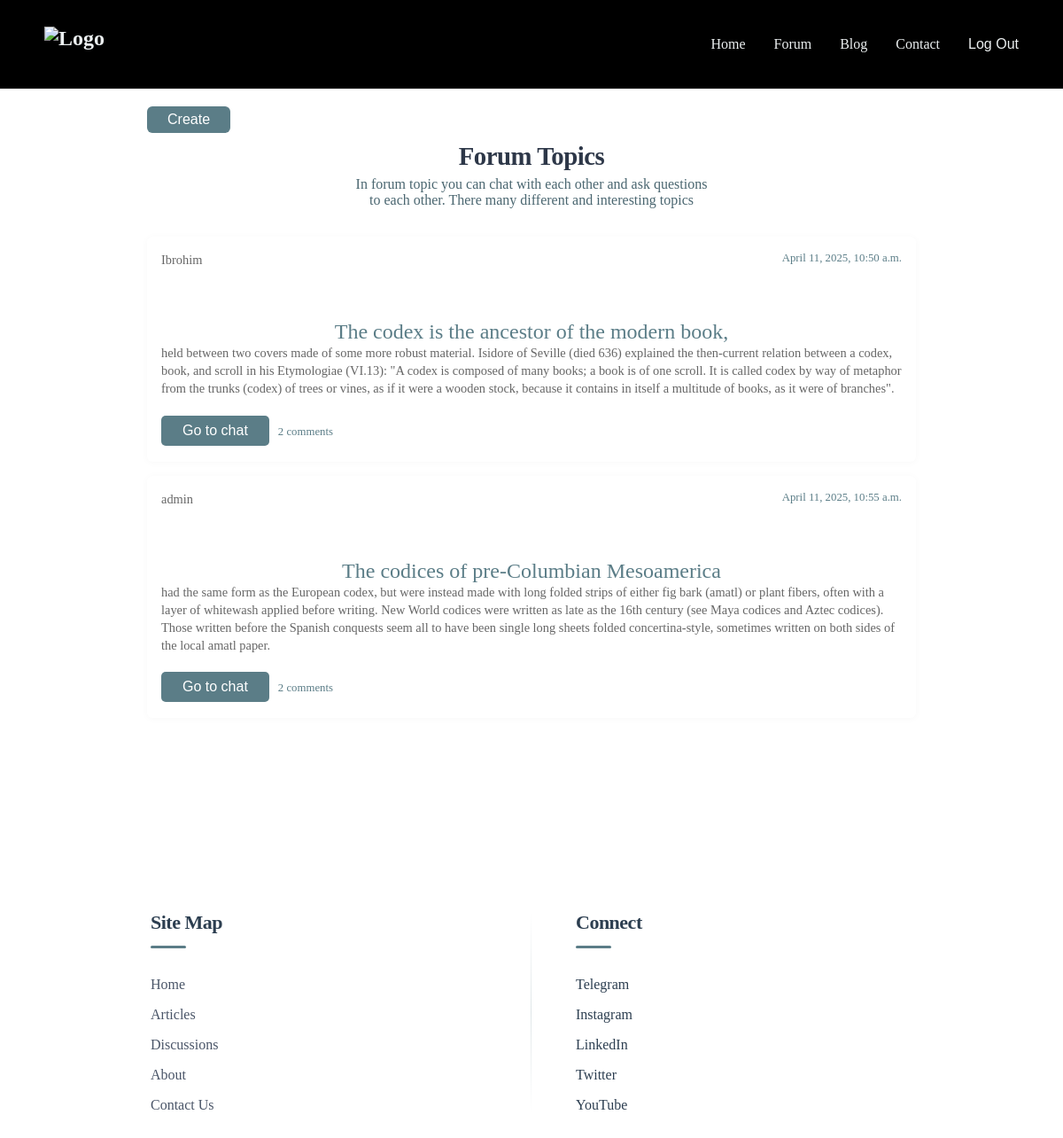
The page /forum/ (signed in) on the database its author committed.
### essayApp/models.py (models this page shows, shortened)
class ForumTopic(models.Model):
    title = models.CharField(max_length=255)  # название темы
    content = models.TextField(blank=True, null=True)  # описание темы
    created_by = models.ForeignKey(User, on_delete=models.CASCADE)  # пользователь, который создал тему
    created_at = models.DateTimeField(auto_now_add=True)  # время создания темы

### essayApp/views.py (the view)
# urls.py: path('forum/', forum, name='forum'),
def forum(request):
    topics = ForumTopic.objects.all()
    for topic in topics:
        topic.comments_count = topic.messages.count()  # Используем 'messages' вместо 'comments'
    return render(request, 'forum.html', {'topics': topics})

### templates/forum.html (shortened to what this page needs)
<!DOCTYPE html>
<html lang="en">
<head>
    {% load static %}
    <link rel="stylesheet" href="{% static 'css/navbar.css' %}">
    <link rel="stylesheet" href="{% static 'css/forum.css' %}">
</head>
<body>
    <nav>
        <div class="nav-container">
            <a href="/" class="logo">
                <img src="https://cdn.dorik.com/6587cf2393037000111f0b06/images/logo-b16Cp.png" alt="Logo">
            </a>
            <ul class="nav-links">
                <li><a href="/">Home</a></li>
                <li><a href="/forum/">Forum</a></li>
                <li class="dropdown">
                    <a class="drop-trigger">Blog</a>
                </li>
                <li><a href="/contact/">Contact</a></li>
                <li>
                    {% if request.user.is_authenticated %}
                    <form action="{% url 'logout' %}" method="post">
                        <button type="submit">
                            Log Out
                        </button>
                    </form>
                    {% else %}
                    <a href="{% url 'login' %}">
                        Sign In
                    </a>
                    {% endif %}
                </li>
            </ul>
        </div>
    </nav>
    <div class="topics-list">
        <div class="topic-header">
            <button class="create">
                <a href="/forum/create/">
                    Create
                </a>
            </button>
            <div>
                <h1>Forum Topics</h1>
                <p>
                    In forum topic you can chat with each other and ask questions to each other.
                    There many different and interesting topics
                </p>
            </div>
        </div>
        {% for topic in topics %}
        <div class="topic-item">
            <div class="topic-div">
                <p>{{ topic.created_by.username }}</p>
                <p>{{ topic.created_at }}</p>
            </div>
            <h2>
                <a href="{% url 'topic_detail' topic.id %}">{{ topic.title }}</a>
            </h2>
            <p>{{ topic.content }}</p>
            <div class="discuss">
                <button class="">
                    <a href="{% url 'topic_detail' topic.id %}">
                        Go to chat
                    </a>
                </button>
                <p>{{ topic.comments_count }} comments</p>
            </div>
        </div>
        {% endfor %}
    </div>
    <footer>
        <div class="footer-container">
            <div class="footer-col">
                <h1>Site Map</h1>
                <div class="footer-list">
                    <p>Home</p>
                    <p>Articles</p>
                    <p>Discussions</p>
                    <p>About</p>
                    <p>Contact Us</p>
                </div>
            </div>
            <div class="footer-col">
                <h1>Connect</h1>
                <div class="footer-list">
                    <a href="https://t.me/quedforum" target="_blank">Telegram</a>
                    <a href="https://www.instagram.com/thequedio?igsh=MWZkNHNkd3hodXVkaw==" target="_blank">Instagram
                    </a>
                    <a href="https://www.linkedin.com/company/quedio/" target="_blank">LinkedIn</a>
                    <a>Twitter</a>
                    <a>YouTube</a>
                </div>
            </div>
        </div>
    </footer>
</body>
</html>

### static/css/navbar.css (style rules this page uses)
* { margin: 0; padding: 0; box-sizing: border-box; font-family: 'DM Sans' sans-serif; }
nav { position: relative; width: 100%; background-color: black; padding: 30px; }
.nav-container { max-width: 1100px; margin: 0 auto; display: flex; justify-content: space-between; align-items: center; }
.logo { color: #ecf0f1; font-size: 1.5rem; font-weight: bold; text-decoration: none; display: flex; align-items: center; transition: transform 0.3s ease; }
.logo img { height: 40px; }
.nav-links { display: flex; list-style: none; gap: 2rem; }
.nav-links a, button { color: #ecf0f1; text-decoration: none; background-color: transparent; border: 0; font-size: 1rem; cursor: pointer; transition: all 0.3s ease; position: relative; }
.nav-links a::after { content: ''; position: absolute; width: 0; height: 2px; bottom: -4px; left: 0; background-color: #3498db; transition: width 0.3s ease; }
.dropdown { position: relative; }
footer { padding: 80px 20px 50px; max-width: 1200px; margin: 30px auto 0px auto; width: 100%; display: flex; justify-content: center; position: relative; overflow: hidden; }
.footer-container { width: 100%; max-width: 900px; display: flex; justify-content: space-around; gap: 60px; flex-wrap: wrap; position: relative; }
.footer-col { display: flex; flex-direction: column; gap: 24px; flex: 1; min-width: 220px; position: relative; }
.footer-col h1 { font-size: 22px; font-weight: 600; color: #2c3e50; position: relative; padding-bottom: 16px; margin-bottom: 8px; }
.footer-col a { color: #2c3e50; text-decoration: none; }
.footer-col h1::after { content: ''; position: absolute; left: 0; bottom: 0; width: 40px; height: 3px; background-color: #5B7D87; border-radius: 2px; transition: width 0.3s ease; }
.footer-list { display: flex; flex-direction: column; gap: 16px; }
.footer-list p { color: #4a5568; cursor: pointer; transition: all 0.3s ease; font-size: 16px; position: relative; padding-left: 0; display: inline-block; max-width: fit-content; }
.footer-list p::after { content: ''; position: absolute; width: 0; height: 1px; bottom: -2px; left: 0; background-color: #5B7D87; transition: width 0.3s ease; }
@media (min-width: 992px) { .footer-col { padding: 0 20px; } }
@media (min-width: 992px) { .footer-col:not(:last-child)::after { content: ''; position: absolute; right: -30px; top: 0; height: 100%; width: 1px; background: linear-gradient(to bottom, transparent, rgba(90, 125, 135, 0.2), transparent); } }

### static/css/forum.css (style rules this page uses)
.topics-list { max-width: 900px; margin: 0 auto 3rem; padding: 0 1rem; min-height: 100vh; }
.topic-item { background-color: white; border-radius: 6px; padding: 1rem; margin-bottom: 1rem; box-shadow: 0 1px 8px rgba(0, 0, 0, 0.03); transition: transform 0.2s ease, box-shadow 0.2s ease; }
.topic-div { display: flex; justify-content: space-between; font-size: 0.8rem; color: #888; }
.topic-item h2 a { color: #5B7D87; text-decoration: none; }
.topic-item p { margin-bottom: 0.5rem; font-size: 0.9rem; color: #666; line-height: 1.4; }
.topic-item p:last-child { color: #5B7D87; font-size: 0.8rem; text-align: right; }
.discuss { width: 100%; margin-top: 20px; display: flex; align-items: baseline; gap: 10px; }
h1 { color: #2d3748; margin: 0 0 12px; font-size: 1.8rem; font-weight: 600; letter-spacing: -0.5px; }
h2 { text-align: center; margin-top: 50px; font-weight: 400; }

### rows shown on the page
ForumTopic: created_by.username "Ibrohim", created_at "April 11, 2025, 10:50 a.m.", title "The codex is the ancestor of the modern book,", content "held between two covers made of some more robust material. Isidore of Seville (died 636) explained the then-current relation between a codex, book, and scroll in his Etymologiae (VI.13): \"A codex is composed of many books; a book is of one scroll. It is called codex by way of metaphor from the trunks (codex) of trees or vines, as if it were a wooden stock, because it contains in itself a multitude of books, as it were of branches\".", comments_count "2"
ForumTopic: created_by.username "admin", created_at "April 11, 2025, 10:55 a.m.", title "The codices of pre-Columbian Mesoamerica", content "had the same form as the European codex, but were instead made with long folded strips of either fig bark (amatl) or plant fibers, often with a layer of whitewash applied before writing. New World codices were written as late as the 16th century (see Maya codices and Aztec codices). Those written before the Spanish conquests seem all to have been single long sheets folded concertina-style, sometimes written on both sides of the local amatl paper.", comments_count "2"
